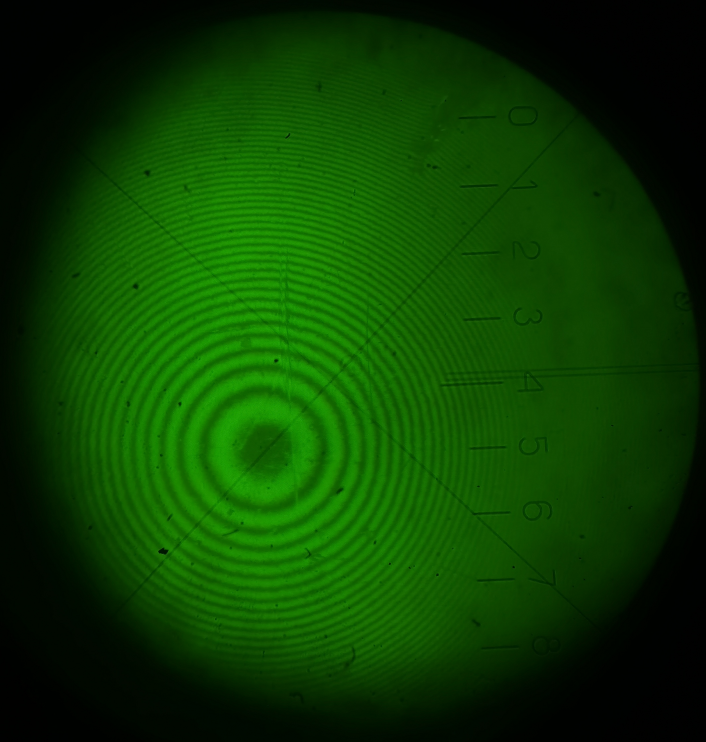
#> input picture 4.2.1-hewton-rings/images/rings2.png, 2117 x 2224 px (shown at 1/3 size)
$ jupyter execute --allow-errors measurements.ipynb
#> lines starting #> are read from the running program, lines starting #| are printed output that depends on the picture
# Кольца Ньютона

[cell 1]
# %load ../processing_tools.py
import numpy as np
from scipy.optimize import curve_fit
import pandas as pd

import matplotlib.pyplot as plt
import matplotlib
import scienceplots

plt.style.use(['science', 'russian-font'])

matplotlib.rcParams.update({
    'figure.figsize': [6, 4],
    'savefig.facecolor': 'white',
    'figure.dpi': 175.0,
    'font.size': 12.0,
})

## Стандартный подход к обработке

### Калибровка шкалы

[cell 2]
lamb = 577e-3 # мкм

l = 700 # +-10
dels = 96 + 700 - 76 # +-1
k_mean = l / dels
k_err = np.sqrt(10**2 * (1/dels)**2 + (-l/(dels**2))**2)
k = (k_mean, k_err) # цена деления в микронах

k_err / k_mean * 100 # %ошибки

### Расстояния от центра до колец

[cell 3]
center_pos = 482 # +- 1
dark_dot = (482 - 435) * k[0]

#> (the rest of this cell did not finish here and is left out)

**Тёмный проходит через (0,0)**

### Рассчёт кривизны

[cell 4]
def line1(x, k):
    return k*x

#> (the rest of this cell did not finish here and is left out)

#> (a cell that did not finish here is left out)

## Обработка фото колец

### Расчёт кривизны

Импорт, кроп, удаление шумов медианным фильтром, перевод в чб фото

[cell 6]
import imageio.v2 as im
from skimage.color import rgb2gray
from scipy import ndimage
from scipy.signal import find_peaks

face = im.imread('images/rings2.png')
#> face is the input picture: shape (2224, 2117, 3); mean R, G, B 11.7, 63.2, 0.7
face = face[170:2000,780:815]

face_intensity = np.fliplr(np.swapaxes(rgb2gray(face), 0, 1))
face_intensity = ndimage.median_filter(face_intensity, 4)

plt.imshow(face_intensity)
plt.axis('off')
plt.show()
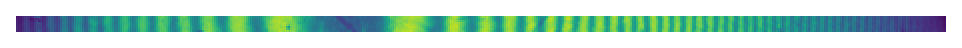
#> figure drawn by matplotlib, 1 panel

Усреднение интенсивности пикселей по вертикали и поиск максимумов

[cell 7]
intensity = np.mean(face_intensity, axis=0)
#> intensity = 1830 values, max 0.471 at index 865, min 0.166 at index 1829, mean 0.347

peaks, _ = find_peaks(intensity, distance=10, prominence=0.03)
#> peaks = 51 values from 20 to 1695
lows, _ = find_peaks(-intensity, distance=10, prominence=0.03)
#> lows = 50 values from 31 to 1688

plt.plot(intensity)
plt.plot(peaks, intensity[peaks], "x")
plt.plot(lows, intensity[lows], "x")
plt.show()
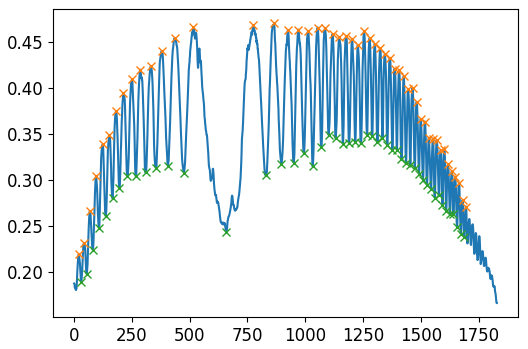
#> figure drawn by matplotlib, 1 panel; curve peaks at x = 865, y = 0.471; curve peaks at x = 865, y = 0.471; curve peaks at x = 1101, y = 0.349
peaks
#> Out = 51 values from 20 to 1695

Выбираем лучшую половину и нормируемся по центру **(между двумя светлыми участками)**

[cell 8]
half_peaks = peaks[13:]
#> half_peaks = 38 values from 516 to 1695
half_lows = lows[13:]
#> half_lows = 37 values from 657 to 1688
half_lows[0] = (half_peaks[1] + half_peaks[0]) / 2
half_peaks = half_peaks[1:]
#> half_peaks = 37 values from 776 to 1695

# нормировка
real_dist = 2*(482-424)*k[0] # мкм
idx_dist = 786 - 526
step = real_dist / idx_dist
start = half_lows[0]
#> start = 646
half_peaks = (half_peaks - start) * step
#> half_peaks = 37 values from 56.39 to 455
half_lows = (half_lows - start) * step
#> half_lows = 37 values from 0 to 452

plt.figure(figsize=(6,1))
plt.scatter(half_peaks, np.ones(len(half_peaks)), s=4)
plt.scatter(half_lows, np.ones(len(half_lows)), s=1)
plt.show()
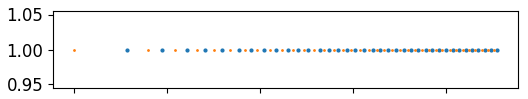
#> figure drawn by matplotlib, 1 panel

Квадрат расстояния в зависимости от пор. номера для светлых и тёмных

[cell 9]
peaks_sqr = half_peaks**2
#> peaks_sqr = 37 values from 3179.7 to 207038.6
lows_sqr = half_lows**2
#> lows_sqr = 37 values from 0 to 204284.7
m_peaks = np.arange(0, len(half_peaks))
#> m_peaks = 37 values from 0 to 36
m_lows = np.arange(0, len(half_lows))
#> m_lows = 37 values from 0 to 36

plt.plot(m_lows, lows_sqr, label='Тёмные кольца (по фото)', marker='.')
plt.plot(m_peaks, peaks_sqr, label='Светлые кольца (по фото)', marker='.')

plt.ylabel('Квадрат расстояния до центра, $\\text{мкм}^2$')
plt.xlabel('Порядковый номер m')
plt.legend()

plt.savefig(r'images/dark-light-from-photo.svg')
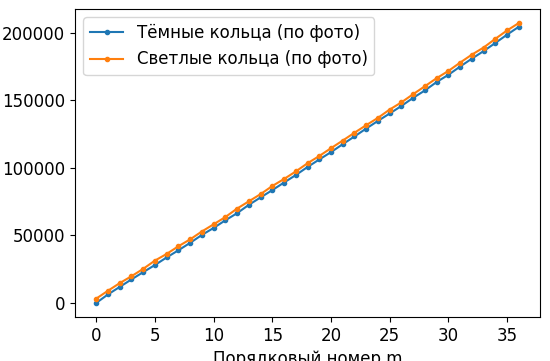
#> figure drawn by matplotlib, 1 panel; curve peaks at x = 36, y = 204284.7; curve peaks at x = 36, y = 207038.6
plt.show()

Аппроксимация прямой

[cell 10]
([lR1], [[lR1_err]]) = curve_fit(line1, m_lows, lows_sqr)
#> lR1 = 5624.4; lR1_err = 33.63

plt.fill_between(m_lows, line1(m_lows, lR1+lR1_err), line1(m_lows, lR1-lR1_err), alpha=.15, edgecolor='none', label='Случайная ошибка')
plt.plot(m_lows, line1(m_lows, lR1), alpha=.65, label=r'Аппроксимация $r=\sqrt{m\lambda R}$', color='C0')
plt.errorbar(m_lows, lows_sqr, label='Анализ фото эксперимента', marker='.', linestyle='none', color='C0')

plt.ylabel('Квадрат расстояния до центра, $\\text{мкм}^2$')
plt.xlabel('Порядковый номер m')
plt.legend()

plt.savefig(r'images/dark-approx-photo.svg')
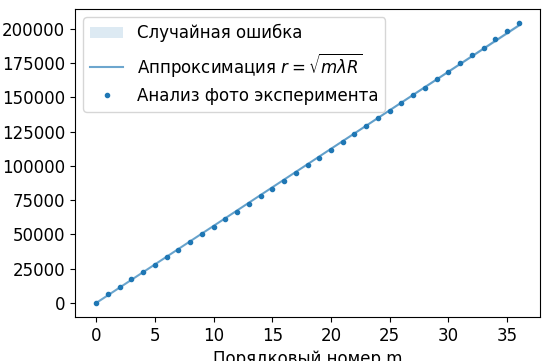
#> figure drawn by matplotlib, 1 panel; curve peaks at x = 36, y = 202478.9; curve peaks at x = 36, y = 204284.7
plt.show()

Расчёт кривизны и погрешности

[cell 11]
R = lR1 / lamb
#> R = 9747.7
R_err = np.sqrt((1/lamb)**2 * lR1_err**2)
#> R_err = 58.28
print(f'R = {R*1e-3:.3} +- {R_err*1e-3:.1} мм')
#| R = 9.75 +- 0.06 мм

## Биения

[cell 12]
face = im.imread('images/bieniya.png')
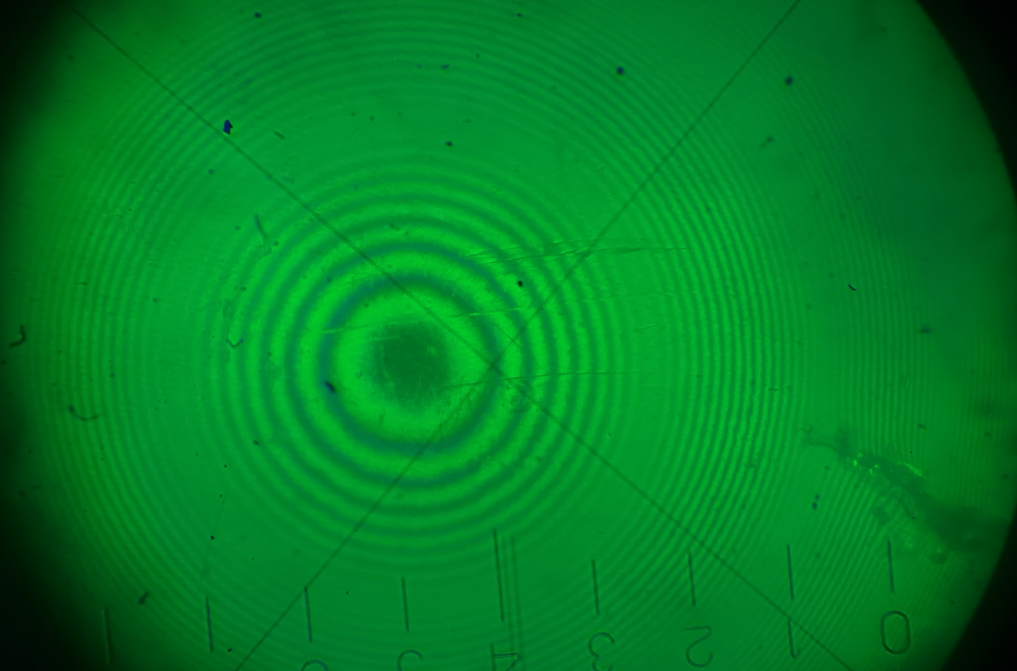
#> input picture 4.2.1-hewton-rings/images/bieniya.png, 2034 x 1342 px (shown at 1/2 size)
#> face is the input picture: shape (1342, 2034, 3); mean R, G, B 0.7, 126.6, 37.6
face = face[705:735,:]

face_intensity = rgb2gray(face)
face_intensity = ndimage.median_filter(face_intensity, 4)

plt.imshow(face_intensity)
plt.axis('off')
plt.show()
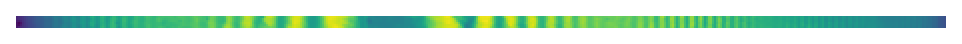
#> figure drawn by matplotlib, 1 panel

[cell 13]
intensity = np.mean(face_intensity, axis=0)
#> intensity = 2034 values, max 0.561 at index 1028, min 0.165 at index 4, mean 0.417
x = np.linspace(0, 1000, len(intensity))
#> x = 2034 values from 0 to 1000
plt.plot(x, intensity*(1e-6*(x-400)**2+1))
# plt.plot(x, 1e-11*(x-400)**4+1)
plt.xlabel('Радиус в безразмерных координатах')
plt.ylabel('Интенсивность')

plt.savefig(r'images/bieniya_plot.svg')
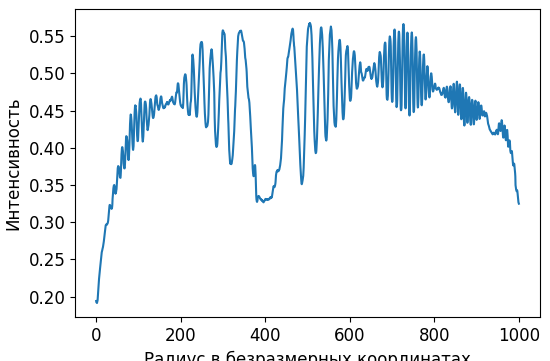
#> figure drawn by matplotlib, 1 panel; curve peaks at x = 505.7, y = 0.568
plt.show()

[cell 14]
wl1 = 577 # нм
wl2 = 546 # нм
nu = lambda wl : (3e8 * 1e9 / wl)

t = np.linspace(0, 7e-14, 1000) - 1.2e-14
w1 = np.sin(2*np.pi*nu(wl1)*t)
w2 = np.sin(2*np.pi*nu(wl2)*t)

plt.figure(figsize=(9,2))
plt.plot(t, w1, alpha=.2, color='yellow', label='Первая волна')
plt.plot(t, w2, alpha=.2, color='green', label='Вторая волна')
plt.plot(t, (w1 + w2)/2, label='Сумма')
plt.axis('off')

plt.legend(frameon=True)
plt.savefig('images/bieniya_scheme.svg')
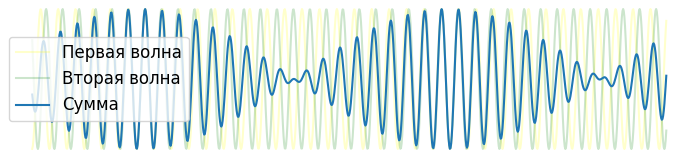
#> figure drawn by matplotlib, 1 panel
plt.show()
